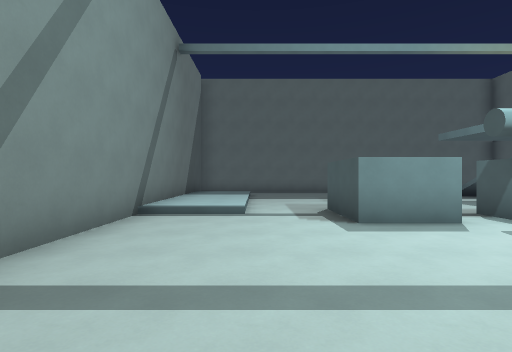
[1] (above)

15 first-person views from a walk through a Godot game level. The camera is 1.5 m above the floor, looks level and sees 80° across. The floor is counted in squares, 2 m on a side. Each view is taken from the middle of a square. On the plan, view 1 faces up. The plan holds only what a view shows up to about 10 squares ahead; the rest is blank. The place goes on beyond the plan.

[2]
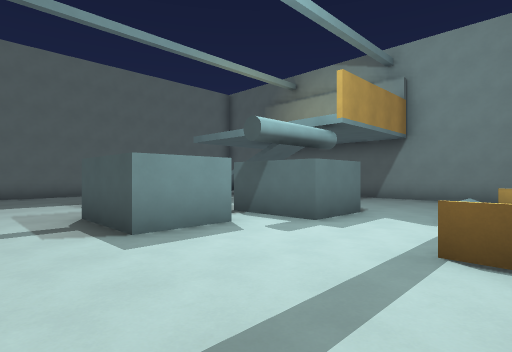

[3]
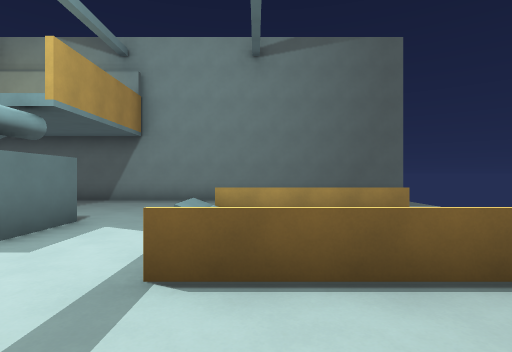

[4]
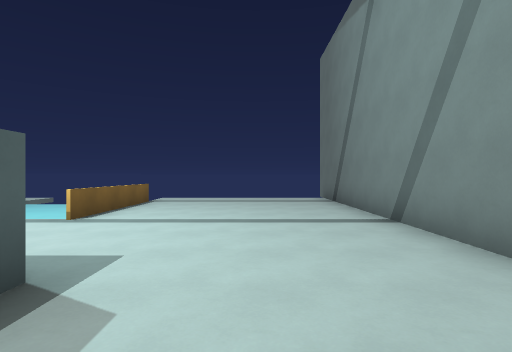

[5]
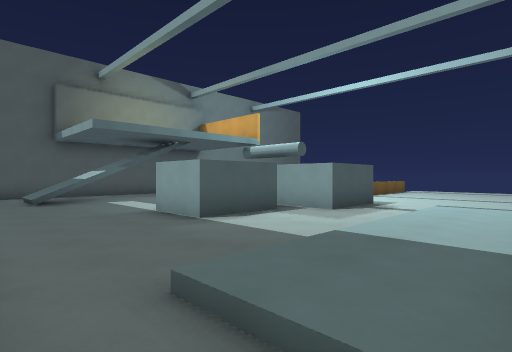

[6]
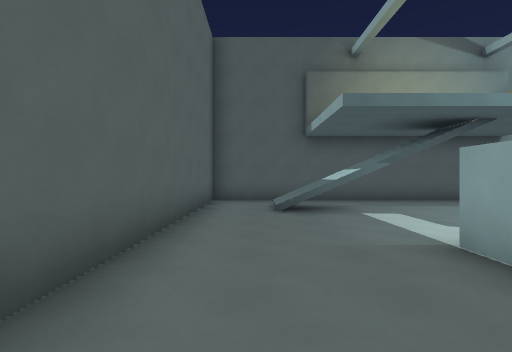

[7]
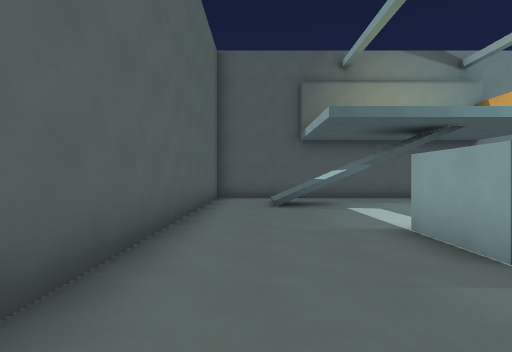

[8]
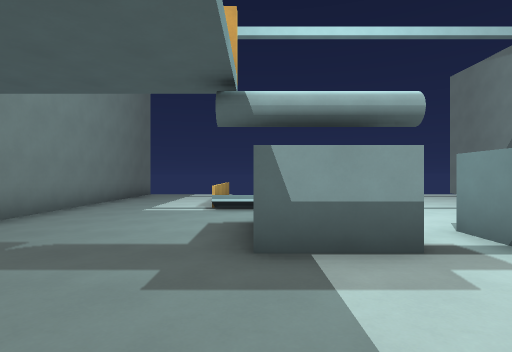

[9]
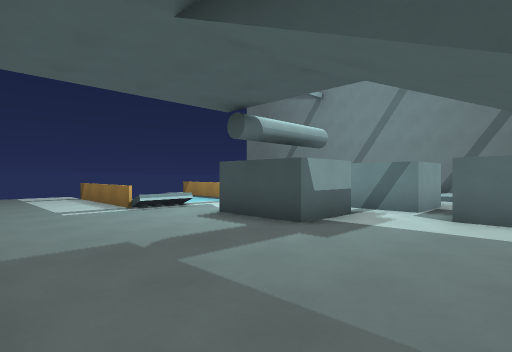

[10]
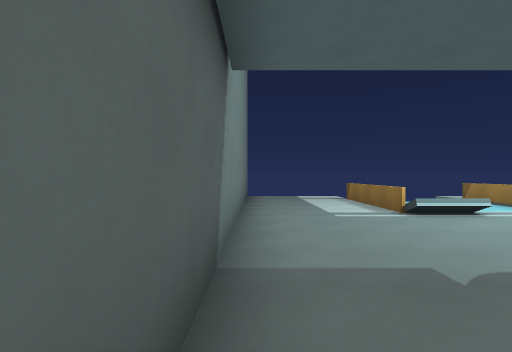

[11]
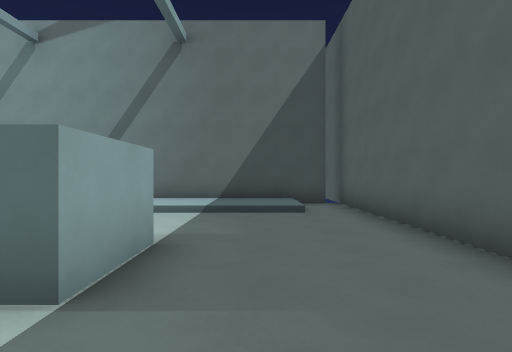

[12]
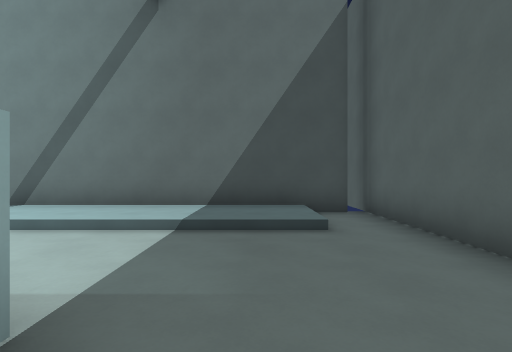

[13]
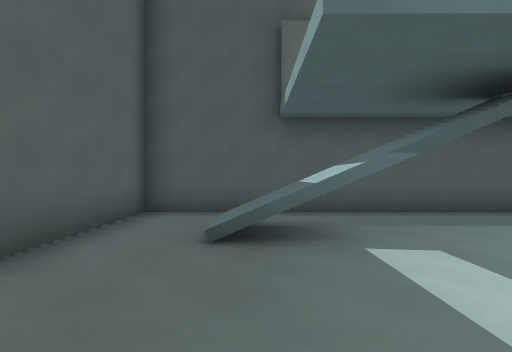

[14]
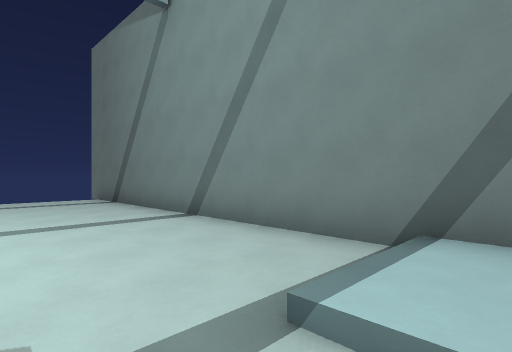

[15]
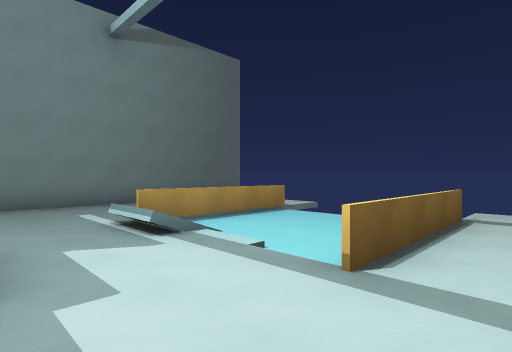

### Floor plan
Key: @ floor where view 1 was taken; # wall or solid block; . main floor; : floor 0.25 m higher than the main floor; - floor 0.25 m lower than the main floor; / step, stairs or slope; = window, fence, low wall or low ledge; v drop or lower ground.
Columns run from 3 left of view 1 to 11 right of it. Each row starts with its distance up from view 1.
 14 ###############
 13 #.............#
 12 #///..........#
 11 #::/.......//.#
 10 #::/.......//.#
  9 #::/..##......#
  8 #::/..##......#
  7 #::/.##.......#
  6 #///.##.##....#
  5 #....##.##....#
  4 #.......##....#
  3 #.............#
  2 #......../=...#
  1 #.....=---=...#
  0 #..@..=---=...#
 -1 #.....= --=...#
 -2 #.....#  vv...#
 -3 #......    .. #
 -4 #             #

Where each view was taken, in squares from view 1:
view 1: 0 up, 0 right, facing up
view 2: 1 up, 0 right, facing up-right
view 3: 1 up, 1 right, facing right
view 4: 7 up, 0 right, facing down
view 5: 13 up, 2 left, facing down-right
view 6: 12 up, 1 right, facing right
view 7: 12 up, 0 right, facing right
view 8: 9 up, 6 right, facing down
view 9: 9 up, 10 right, facing down-left
view 10: 8 up, 10 right, facing down
view 11: 11 up, 6 right, facing left
view 12: 11 up, 4 right, facing left
view 13: 11 up, 4 right, facing right
view 14: 7 up, 1 right, facing down-left
view 15: 4 up, 2 right, facing down-right
